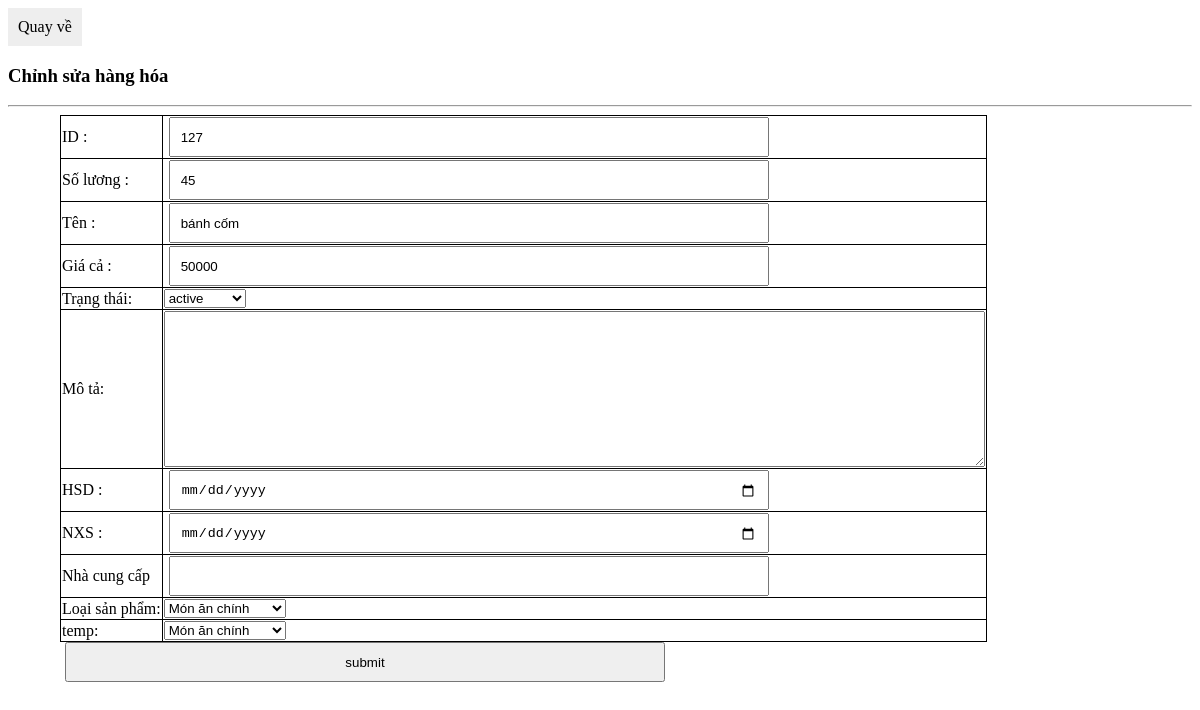
Page /admin/update.php?option_list=update&id_list=127 on the earlier database version.
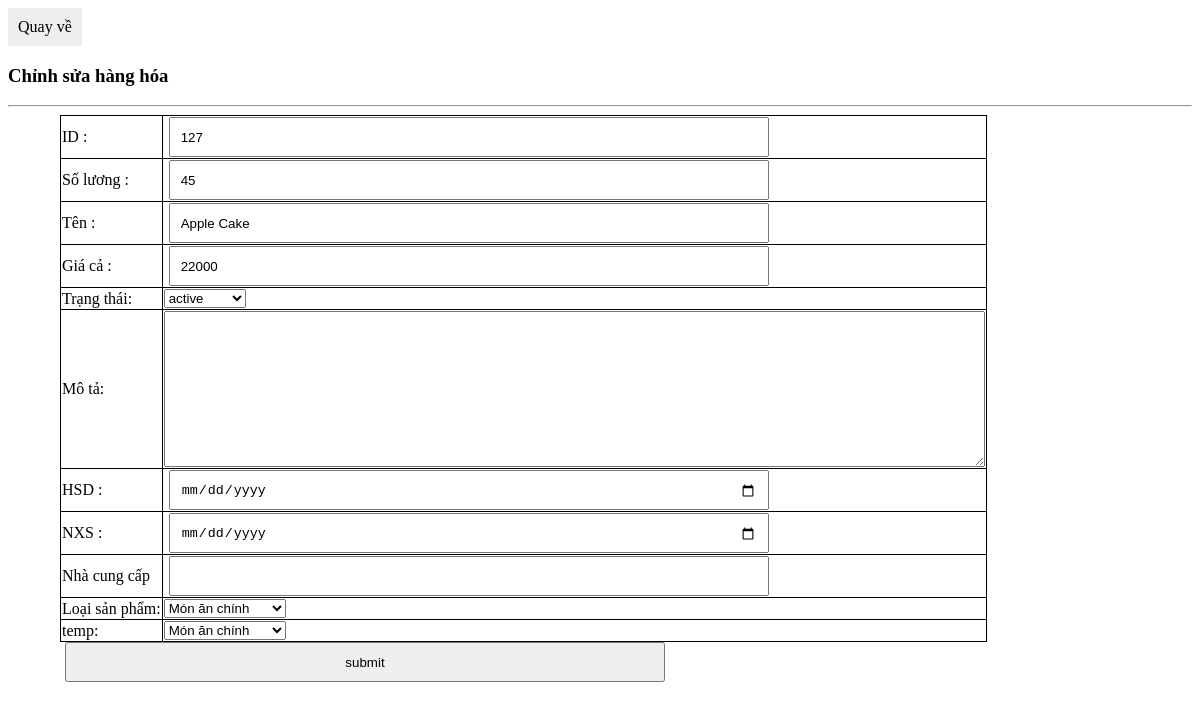
Same page on the later database version.
### tables this page shows
CREATE TABLE `item_1` (
  `id` int(30) NOT NULL,
  `thu_tu` int(200) NOT NULL,
  `name` varchar(200) NOT NULL,
  `img` varchar(500) NOT NULL,
  `cost` int(50) NOT NULL,
  `status` varchar(100) NOT NULL,
  `details` text NOT NULL,
  `HSD` date NOT NULL,
  `NXS` date NOT NULL,
  `Supply` varchar(100) NOT NULL,
  `type` varchar(100) NOT NULL,
  `category` varchar(100) NOT NULL
);

### admin/update.php (the view, shortened to what this page needs)
<?php
    include('../config/config.php');
        $id_list = $_GET['id_list'];
        $sql_list = "SELECT * FROM item_1 WHERE id='". $id_list."' " ;
        $query_list_update = mysqli_query($mysqli, $sql_list);
        $list_rows = mysqli_fetch_array( $query_list_update);
?>
<div class="menu">
    <a href="list.php">Quay về</a>
</div>
<h3>Chỉnh sửa hàng hóa</h3>
<hr>
<div class="main-body">
  <form action="update.php?id_list=<?php echo $id_list?>" method="POST">
        <table>
            <tr >
                <td><span>ID :</span></td>
                <td><input type="text" name="id" value="<?php echo $list_rows['id']?>"></td>
            </tr>
            <tr>
                <td><span>Số lương :</span></td>
                <td> <input type="text" name="thu_tu" value="<?php echo $list_rows['thu_tu']?>"></td>
            </tr>
            <tr>
                <td>Tên :</td>
                <td><input type="text" name="name" value="<?php echo $list_rows['name']?>"></td>
            </tr>
            <tr>
                <td>Giá cả :</td>
                <td><input type="text" name="cost" value="<?php echo $list_rows['cost']?>"></td>
            </tr>
            <tr>
                <td>Trạng thái: </td>
                <td><select name="status" id="">
                        <option value="active">active</option>
                </select></td>
            </tr>
            <tr>
                <td>Mô tả:</td>
                <td> <textarea rows="10" cols="100"  name="details" value="<?php echo $list_rows['details']?>"></textarea></td>
            </tr>
            <tr>
                <td>HSD :</td>
                <td> <input type="date" name="HSD" value="<?php echo $list_rows['HSD']?>"></td>
            </tr>
            <tr>
                <td>NXS :</td>
                <td><input type="date" name="NXS" value="<?php echo $list_rows['NXS']?>"></td>
            </tr>
            <tr>
                <td>Nhà cung cấp</td>
                <td><input type="text" name="Supply" value="<?php echo $list_rows['Supply']?>"></td>
            </tr>
            <tr>
                <td>Loại sản phẩm:</td>
                <td>
                    <select name="type" id="">
                        <option value="main_food">Món ăn chính</option>
                    </select>
                </td>
            </tr>
            <tr>
            <td>temp:</td>
                <td>
                    <select name="category" id="">
                        <option value="main_food">Món ăn chính</option>
                    </select>
                </td>
            </tr>
        </table>
        <input type="submit" name="update" value="submit">
    </form>
</div>

Differences in the rows shown:
changed item_1 id 127: name "bánh cốm" → "Apple Cake"; cost "50000" → "22000"
